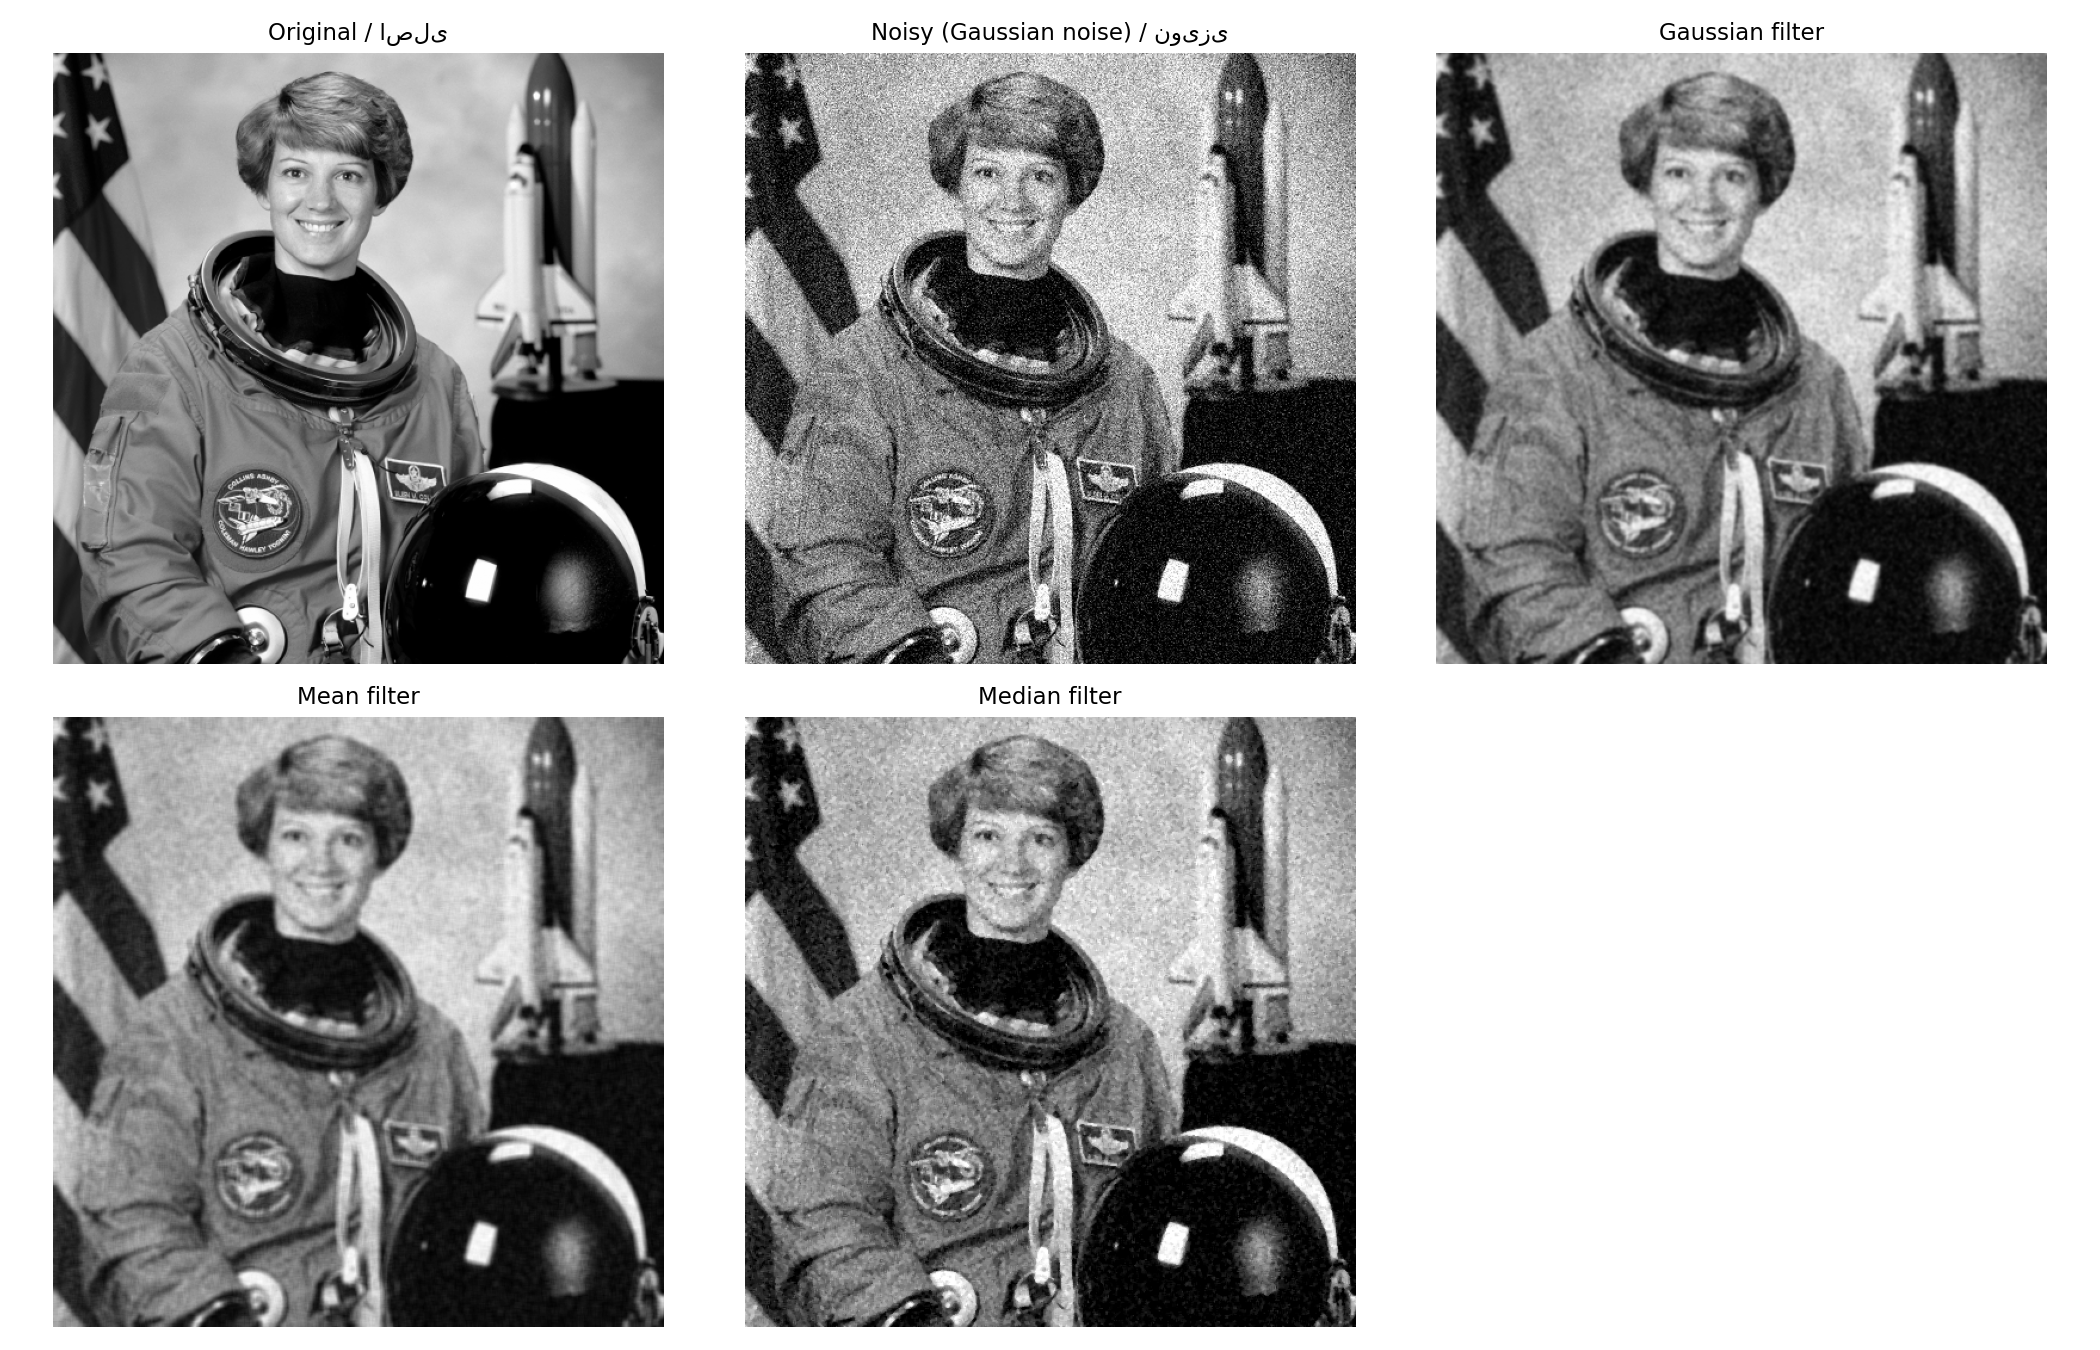

The script that saved this image:
"""
Image Processing Week - Day 2
Smoothing Filters & Noise Reduction
پردازش تصویر - روز دوم
فیلترهای صاف‌کننده و حذف نویز

Author: Zohre Azimi
No dataset download needed -- uses a built-in scikit-image sample image.
نیازی به دانلود دیتاست نیست -- از یک تصویر نمونه‌ی آماده‌ی scikit-image استفاده می‌کنیم.
"""

import numpy as np
import matplotlib.pyplot as plt
from skimage import data, color, util, filters, metrics

# -----------------------------------------------------------------------
# 1) Load a small, ready-to-use sample image (grayscale)
#    بارگذاری یک تصویر نمونه‌ی کوچک و آماده (سطح خاکستری)
# -----------------------------------------------------------------------
image = color.rgb2gray(data.astronaut())

# -----------------------------------------------------------------------
# 2) Add synthetic noise to simulate a real noisy image
#    اضافه کردن نویز مصنوعی برای شبیه‌سازی یک تصویر واقعی نویزی
#    Gaussian noise: common in real sensors / low-light imaging
#    نویز گوسی: در سنسورهای واقعی و تصویربرداری در نور کم رایج است
# -----------------------------------------------------------------------
noisy = util.random_noise(image, mode="gaussian", var=0.02)

# -----------------------------------------------------------------------
# 3) Apply three classic smoothing / denoising filters
#    اعمال سه فیلتر کلاسیک صاف‌کننده / حذف‌کننده‌ی نویز
# -----------------------------------------------------------------------
# a) Gaussian filter: weighted average, preserves edges better than mean
#    فیلتر گوسی: میانگین وزن‌دار، لبه‌ها را بهتر از فیلتر میانگین حفظ می‌کند
gaussian_denoised = filters.gaussian(noisy, sigma=1.2)

# b) Mean (uniform) filter: simple average over a local window
#    فیلتر میانگین: میانگین‌گیری ساده روی یک پنجره‌ی محلی
mean_denoised = filters.rank.mean(
    util.img_as_ubyte(noisy), footprint=np.ones((5, 5), dtype=bool)
)
mean_denoised = util.img_as_float(mean_denoised)

# c) Median filter: replaces each pixel with the median of its neighborhood;
#    very effective against salt-and-pepper-like noise while keeping edges sharp
#    فیلتر میانه: هر پیکسل را با میانه‌ی همسایگانش جایگزین می‌کند؛
#    در برابر نویز نمک‌و‌فلفل بسیار موثر است و لبه‌ها را تیز نگه می‌دارد
median_denoised = filters.median(noisy, footprint=np.ones((3, 3), dtype=bool))

# -----------------------------------------------------------------------
# 4) Compare quality using PSNR (Peak Signal-to-Noise Ratio)
#    مقایسه‌ی کیفیت با معیار PSNR (نسبت پیک سیگنال به نویز)
#    Higher PSNR -> result closer to the original clean image
#    PSNR بالاتر -> نتیجه نزدیک‌تر به تصویر اصلی و بدون نویز
# -----------------------------------------------------------------------
results = {
    "Noisy": noisy,
    "Gaussian filter": gaussian_denoised,
    "Mean filter": mean_denoised,
    "Median filter": median_denoised,
}

print("PSNR compared to the original image / مقایسه PSNR با تصویر اصلی:")
for name, img in results.items():
    psnr = metrics.peak_signal_noise_ratio(image, img)
    print(f"  {name:16s}: {psnr:.2f} dB")

# -----------------------------------------------------------------------
# 5) Visualize original, noisy, and all three filtered results
#    نمایش تصویر اصلی، نویزی و هر سه نتیجه‌ی فیلترشده
# -----------------------------------------------------------------------
fig, axes = plt.subplots(2, 3, figsize=(14, 9))
axes = axes.ravel()

panels = [
    ("Original / اصلی", image),
    ("Noisy (Gaussian noise) / نویزی", noisy),
    ("Gaussian filter", gaussian_denoised),
    ("Mean filter", mean_denoised),
    ("Median filter", median_denoised),
]

for ax, (title, img) in zip(axes, panels):
    ax.imshow(img, cmap="gray")
    ax.set_title(title, fontsize=11)
    ax.axis("off")

axes[-1].axis("off")  # empty panel

plt.tight_layout()
plt.savefig("day02_smoothing_denoising.png", dpi=150)
plt.show()

print("\nDone! / تمام شد!")
print("Figure saved as day02_smoothing_denoising.png")
